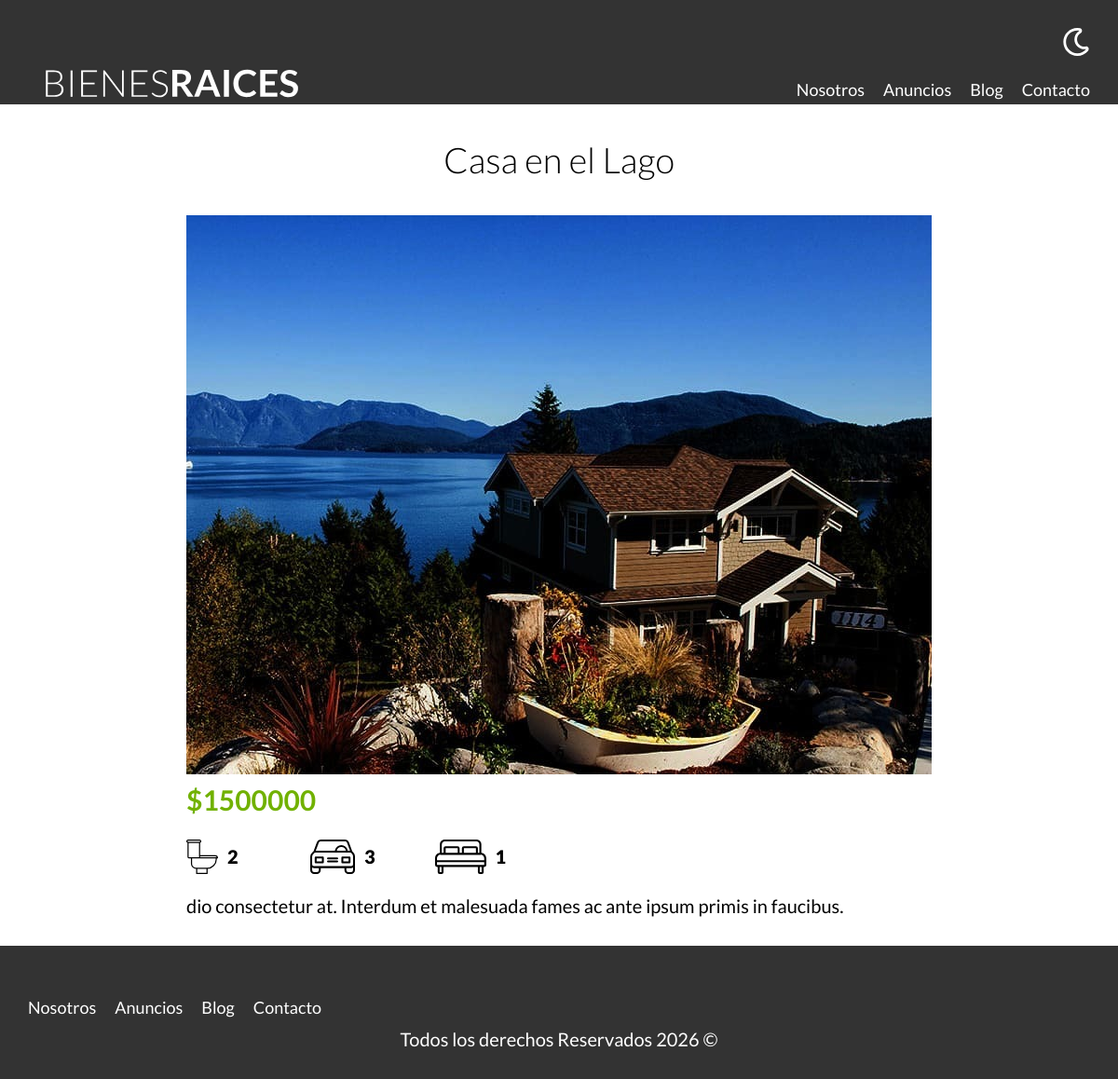
Screenshot of /propiedad?id=67 with the database file from the repository.
### tables this page shows
CREATE TABLE `propiedades` (
    `id` int(11) NOT NULL AUTO_INCREMENT,
    `titulo` varchar(60) DEFAULT NULL,
    `precio` decimal(10, 2) DEFAULT NULL,
    `imagen` varchar(200) DEFAULT NULL,
    `descripcion` longtext,
    `habitaciones` int(11) DEFAULT NULL,
    `wc` int(11) DEFAULT NULL,
    `estacionamiento` int(11) DEFAULT NULL,
    `vendedorId` int(11) DEFAULT NULL,
    `creado` date DEFAULT NULL,
    PRIMARY KEY (`id`),
    KEY `vendedorId_idx` (`vendedorId`),
    CONSTRAINT `vendedorId` FOREIGN KEY (`vendedorId`) REFERENCES `vendedores` (`id`)
);

### app/Controllers/PaginasController.php (called while the page is built, shortened)
<?php
class PaginasController
{
    public static function propiedad(Router $router)
    {
        $id = validarORedireccionar('/propiedades');
        $propiedad = Propiedad::find($id);
        $router->render('paginas/propiedad', [
            'propiedad' => $propiedad
        ]);
    }
}

### public/index.php (called while the page is built, shortened)
<?php
$router = new Router();
$router->get('/admin', [PropiedadController::class, 'index']);
$router->get('/propiedades/crear', [PropiedadController::class, 'crear']);
$router->post('/propiedades/crear', [PropiedadController::class, 'crear']);
$router->get('/propiedades/actualizar', [PropiedadController::class, 'actualizar']);
$router->post('/propiedades/actualizar', [PropiedadController::class, 'actualizar']);
$router->post('/propiedades/eliminar', [PropiedadController::class, 'eliminar']);
$router->get('/vendedores/crear', [VendedorController::class, 'crear']);
$router->post('/vendedores/crear', [VendedorController::class, 'crear']);
$router->get('/vendedores/actualizar', [VendedorController::class, 'actualizar']);
$router->post('/vendedores/actualizar', [VendedorController::class, 'actualizar']);
$router->post('/vendedores/eliminar', [VendedorController::class, 'eliminar']);
$router->get('/', [PaginasController::class, 'index']);
$router->get('/nosotros', [PaginasController::class, 'nosotros']);
$router->get('/propiedades', [PaginasController::class, 'propiedades']);
$router->get('/propiedad', [PaginasController::class, 'propiedad']);
$router->get('/blog', [PaginasController::class, 'blog']);
$router->get('/entrada-terraza', [PaginasController::class, 'entrada']);
$router->get('/entrada-exterior', [PaginasController::class, 'entrada']);
$router->get('/entrada-salon', [PaginasController::class, 'entrada']);
$router->get('/entrada-habitacion', [PaginasController::class, 'entrada']);
$router->get('/contacto', [PaginasController::class, 'contacto']);
$router->post('/contacto', [PaginasController::class, 'contacto']);
$router->get('/login', [LoginController::class, 'login']);
$router->get('/logout', [LoginController::class, 'logout']);
$router->post('/login', [LoginController::class, 'login']);
$router->comprobarRutas();

### includes/funciones.php (called while the page is built, shortened)
<?php
function validarORedireccionar(string $url)
{
    $id = $_GET['id'];
    $id = filter_var($id, FILTER_VALIDATE_INT);
    return $id;
}

### app/Models/ActiveRecord.php (called while the page is built, shortened)
<?php
class ActiveRecord
{
    protected static $db;
    protected static $tabla = '';
    public static function setDB($database)
    {
        self::$db = $database;
    }
    public static function find($id)
    {
        $query = "SELECT * FROM " . static::$tabla . " WHERE id = {$id}";
        $resultado = self::consultarSQL($query);
        return array_shift($resultado);
    }
    public static function consultarSQL($query)
    {
        $resultado = self::$db->query($query);
        $array = [];
        while ($registro = $resultado->fetch_assoc()) {
            $array[] = static::crearObjeto($registro);
        }
        return $array;
    }
    protected static function crearObjeto($registro)
    {
        $objeto = new static();
        foreach ($registro as $key => $value) {
            if (property_exists($objeto, $key)) {
                $objeto->$key = $value;
            }
        }
        return $objeto;
    }
}

### views/paginas/propiedad.php (the view)
<main class="contenedor seccion contenido-centrado">
    <h1><?php echo $propiedad->titulo; ?></h1>
    <img loading="lazy" src="/imagenes/<?php echo $propiedad->imagen; ?>" alt="imagen de la propiedad">
    <div class="resumen-propiedad">
        <p class="precio">$<?php echo $propiedad->precio; ?></p>
        <ul class="iconos-caracteristicas">
            <li>
                <img class="icono" loading="lazy" src="build/img/icono_wc.svg" alt="icono wc">
                <p><?php echo $propiedad->wc; ?></p>
            </li>
            <li>
                <img class="icono" loading="lazy" src="build/img/icono_estacionamiento.svg" alt="icono estacionamiento">
                <p><?php echo $propiedad->estacionamiento; ?></p>
            </li>
            <li>
                <img class="icono" loading="lazy" src="build/img/icono_dormitorio.svg" alt="icono habitaciones">
                <p><?php echo $propiedad->habitaciones; ?></p>
            </li>
        </ul>
        <p><?php echo $propiedad->descripcion; ?></p>
    </div>
</main>

### public/build/css/app.css (style rules this page uses)
*,:after,:before { box-sizing:border-box }
blockquote,body,dd,dl,figure,h1,h2,h3,h4,p { margin:0 }
html { height:100%;scroll-behavior:smooth }
body { line-height:1.5;min-height:100vh;text-rendering:optimizeSpeed;-webkit-font-smoothing:antialiased }
canvas,img,picture,svg,video { display:block;max-width:100% }
html { box-sizing:border-box;font-size:62.5% }
*,:after,:before { box-sizing:inherit }
body { font-family:Lato,sans-serif;font-size:1.6rem;line-height:1.8 }
p { font-size:2rem }
.contenedor { margin:0 auto;max-width:120rem;width:95% }
img,picture { display:block;width:100% }
h1,h2,h3 { font-family:Lato,sans-serif;font-weight:300;margin:2.5rem 0;text-align:center }
h1 { font-size:3.8rem }
.seccion { margin-bottom:2.5rem;margin-top:2.5rem }
.contenido-centrado { max-width:80rem }
.icono { text-align:center }
.precio { color:#71b100;font-size:3rem;font-weight:700 }
.iconos-caracteristicas { display:flex;list-style:none;max-width:40rem;padding:0 }
.iconos-caracteristicas li { display:flex;flex:1 }
.iconos-caracteristicas li img { flex:0 0 3rem;margin-right:1rem }
.iconos-caracteristicas li p { font-weight:900 }

### rows the page displays
propiedades: titulo "Casa en el Lago", imagen (picture), precio "1500000", wc "2", estacionamiento "3", habitaciones "1", descripcion "dio consectetur at. Interdum et malesuada fames ac ante ipsum primis in faucibus."
